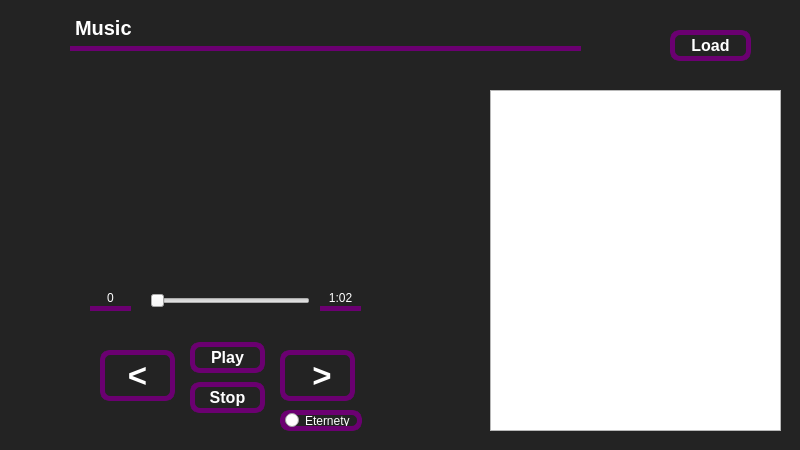
<?xml version="1.0" encoding="UTF-8"?>
<ui version="4.0">
 <class>MainWindow</class>
 <widget class="QMainWindow" name="MainWindow">
  <property name="geometry">
   <rect>
    <x>0</x>
    <y>0</y>
    <width>800</width>
    <height>450</height>
   </rect>
  </property>
  <property name="windowTitle">
   <string>MainWindow</string>
  </property>
  <property name="styleSheet">
   <string notr="true"/>
  </property>
  <widget class="QWidget" name="centralwidget">
   <widget class="QPushButton" name="Undo">
    <property name="geometry">
     <rect>
      <x>100</x>
      <y>350</y>
      <width>75</width>
      <height>51</height>
     </rect>
    </property>
    <property name="font">
     <font>
      <pointsize>25</pointsize>
      <weight>75</weight>
      <bold>true</bold>
     </font>
    </property>
    <property name="styleSheet">
     <string notr="true">border: 5px solid #6b0071;
border-radius: 10px;
color: white;</string>
    </property>
    <property name="text">
     <string>&lt;</string>
    </property>
   </widget>
   <widget class="QPushButton" name="Pause">
    <property name="geometry">
     <rect>
      <x>190</x>
      <y>342</y>
      <width>75</width>
      <height>31</height>
     </rect>
    </property>
    <property name="font">
     <font>
      <pointsize>12</pointsize>
      <weight>75</weight>
      <bold>true</bold>
     </font>
    </property>
    <property name="styleSheet">
     <string notr="true">border: 5px solid #6b0071;
border-radius: 10px;
color: white;</string>
    </property>
    <property name="text">
     <string>Play</string>
    </property>
   </widget>
   <widget class="QPushButton" name="Scip">
    <property name="geometry">
     <rect>
      <x>280</x>
      <y>350</y>
      <width>75</width>
      <height>51</height>
     </rect>
    </property>
    <property name="font">
     <font>
      <pointsize>25</pointsize>
      <weight>75</weight>
      <bold>true</bold>
     </font>
    </property>
    <property name="styleSheet">
     <string notr="true">border: 5px solid #6b0071;
border-radius: 10px;
color: white;</string>
    </property>
    <property name="text">
     <string> &gt;</string>
    </property>
   </widget>
   <widget class="QPushButton" name="Load">
    <property name="geometry">
     <rect>
      <x>670</x>
      <y>30</y>
      <width>81</width>
      <height>31</height>
     </rect>
    </property>
    <property name="font">
     <font>
      <pointsize>12</pointsize>
      <weight>75</weight>
      <bold>true</bold>
     </font>
    </property>
    <property name="styleSheet">
     <string notr="true">border: 5px solid #6b0071;
border-radius: 10px;
color: white;</string>
    </property>
    <property name="text">
     <string>Load</string>
    </property>
   </widget>
   <widget class="QLabel" name="Music">
    <property name="geometry">
     <rect>
      <x>70</x>
      <y>10</y>
      <width>511</width>
      <height>41</height>
     </rect>
    </property>
    <property name="font">
     <font>
      <pointsize>15</pointsize>
      <weight>75</weight>
      <bold>true</bold>
     </font>
    </property>
    <property name="styleSheet">
     <string notr="true">border-bottom: 5px solid #6b0071;
border-radius: 0px;
color: white;</string>
    </property>
    <property name="text">
     <string>Music</string>
    </property>
   </widget>
   <widget class="QListWidget" name="listMusic">
    <property name="geometry">
     <rect>
      <x>490</x>
      <y>90</y>
      <width>291</width>
      <height>341</height>
     </rect>
    </property>
   </widget>
   <widget class="QPushButton" name="Play">
    <property name="geometry">
     <rect>
      <x>190</x>
      <y>382</y>
      <width>75</width>
      <height>31</height>
     </rect>
    </property>
    <property name="font">
     <font>
      <pointsize>12</pointsize>
      <weight>75</weight>
      <bold>true</bold>
     </font>
    </property>
    <property name="styleSheet">
     <string notr="true">border: 5px solid #6b0071;
border-radius: 10px;
color: white;</string>
    </property>
    <property name="text">
     <string>Stop</string>
    </property>
   </widget>
   <widget class="QRadioButton" name="Eternety">
    <property name="geometry">
     <rect>
      <x>280</x>
      <y>410</y>
      <width>82</width>
      <height>21</height>
     </rect>
    </property>
    <property name="styleSheet">
     <string notr="true">border: 5px solid #6b0071;
border-radius: 10px;
color: white;</string>
    </property>
    <property name="text">
     <string>Eternety</string>
    </property>
   </widget>
   <widget class="QLabel" name="Icon">
    <property name="geometry">
     <rect>
      <x>86</x>
      <y>52</y>
      <width>291</width>
      <height>251</height>
     </rect>
    </property>
    <property name="text">
     <string/>
    </property>
   </widget>
   <widget class="QSlider" name="MusicTime">
    <property name="geometry">
     <rect>
      <x>150</x>
      <y>290</y>
      <width>160</width>
      <height>22</height>
     </rect>
    </property>
    <property name="maximum">
     <number>0</number>
    </property>
    <property name="orientation">
     <enum>Qt::Horizontal</enum>
    </property>
   </widget>
   <widget class="QLabel" name="MaxTime">
    <property name="geometry">
     <rect>
      <x>320</x>
      <y>290</y>
      <width>41</width>
      <height>21</height>
     </rect>
    </property>
    <property name="styleSheet">
     <string notr="true">border-bottom: 5px solid #6b0071;
border-radius: 0px;
color: white;</string>
    </property>
    <property name="text">
     <string>1:02</string>
    </property>
    <property name="alignment">
     <set>Qt::AlignCenter</set>
    </property>
   </widget>
   <widget class="QLabel" name="PresentTime">
    <property name="geometry">
     <rect>
      <x>90</x>
      <y>290</y>
      <width>41</width>
      <height>21</height>
     </rect>
    </property>
    <property name="styleSheet">
     <string notr="true">border-bottom: 5px solid #6b0071;
border-radius: 0px;
color: white;</string>
    </property>
    <property name="text">
     <string>0</string>
    </property>
    <property name="alignment">
     <set>Qt::AlignCenter</set>
    </property>
   </widget>
   <widget class="QLabel" name="label">
    <property name="geometry">
     <rect>
      <x>0</x>
      <y>0</y>
      <width>801</width>
      <height>451</height>
     </rect>
    </property>
    <property name="styleSheet">
     <string notr="true">background-color: #232323;</string>
    </property>
    <property name="text">
     <string/>
    </property>
   </widget>
   <zorder>label</zorder>
   <zorder>Undo</zorder>
   <zorder>Pause</zorder>
   <zorder>Scip</zorder>
   <zorder>Load</zorder>
   <zorder>Music</zorder>
   <zorder>listMusic</zorder>
   <zorder>Play</zorder>
   <zorder>Eternety</zorder>
   <zorder>Icon</zorder>
   <zorder>MusicTime</zorder>
   <zorder>MaxTime</zorder>
   <zorder>PresentTime</zorder>
  </widget>
 </widget>
 <resources/>
 <connections/>
</ui>
